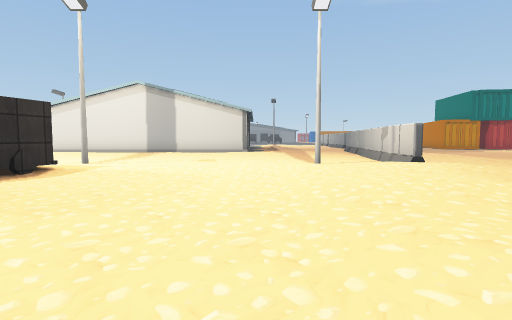
view 1 (above)

24 first-person views from a walk through a scene from a Unity 3-D project. The camera is 1.3 m above the floor, tilts 4° down and sees 80° across. The floor is counted in squares, 2 m on a side. Each view is taken from the middle of a square. On the plan, view 1 faces up. The plan holds only what a view shows up to about 10 squares ahead; the rest is blank. The place goes on beyond the plan. Some surface patterns are stand-ins.

view 2
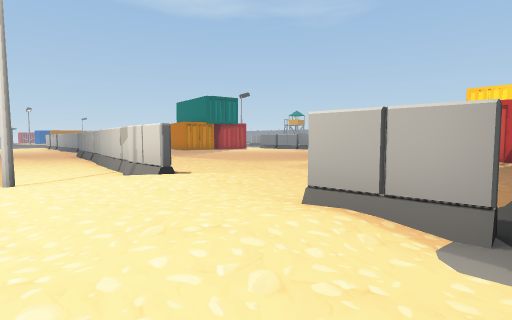

view 3
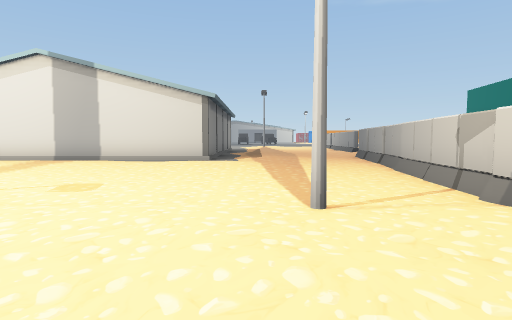

view 4
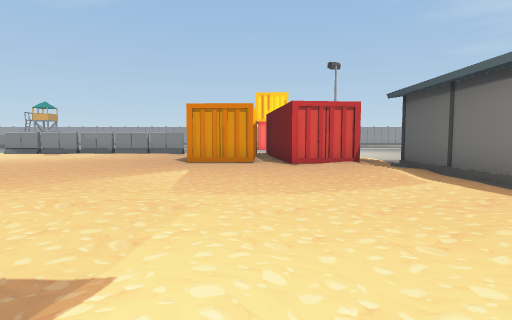

view 5
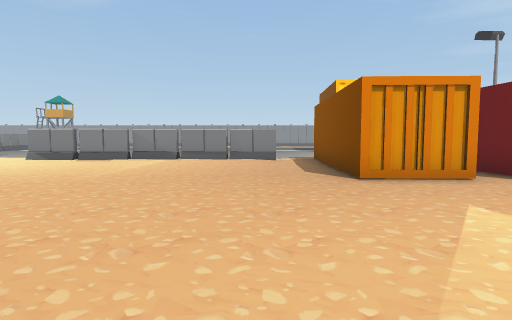

view 6
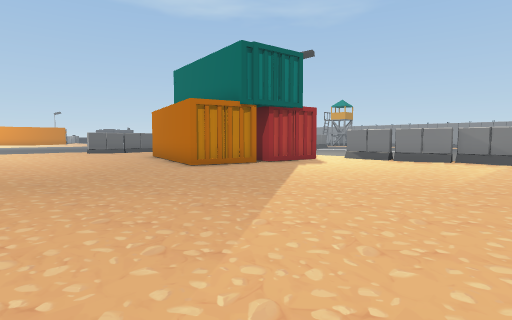

view 7
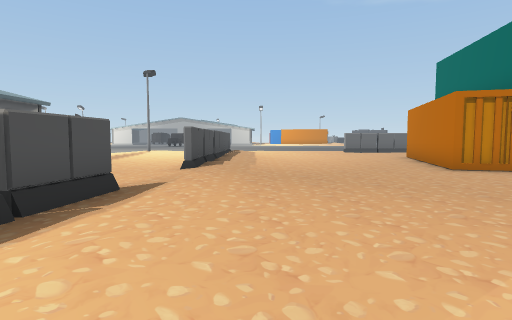

view 8
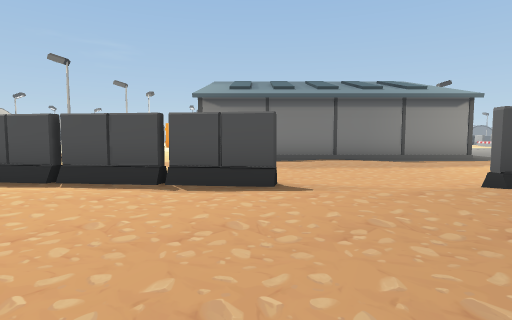

view 9
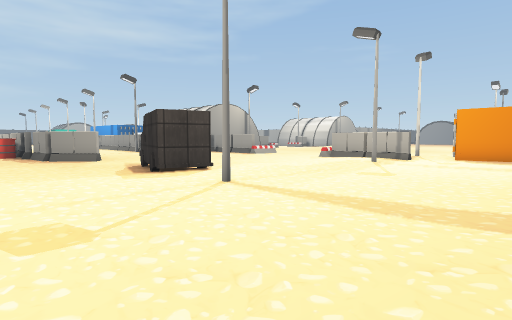

view 10
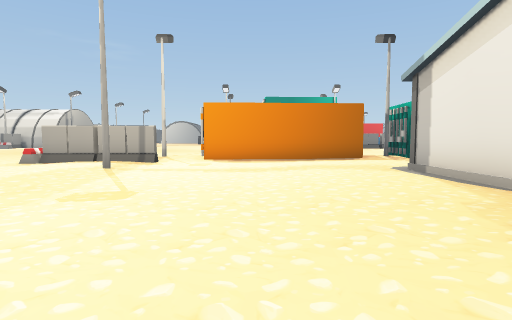

view 11
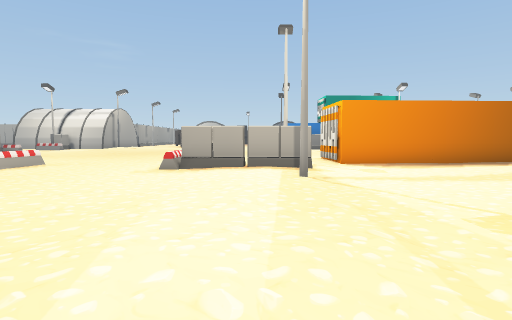

view 12
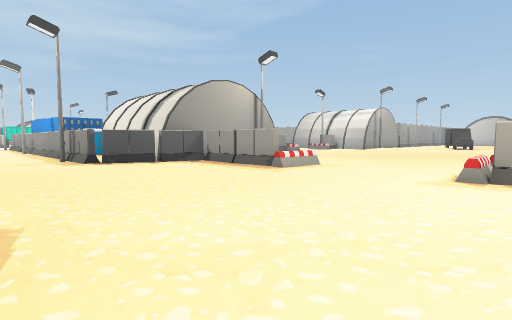

view 13
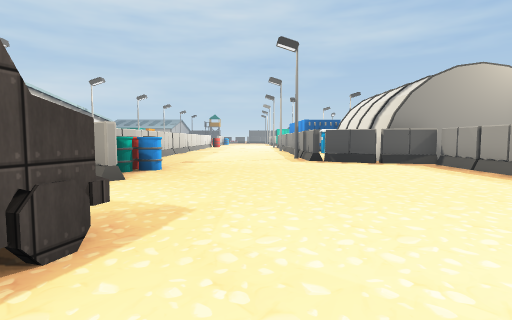

view 14
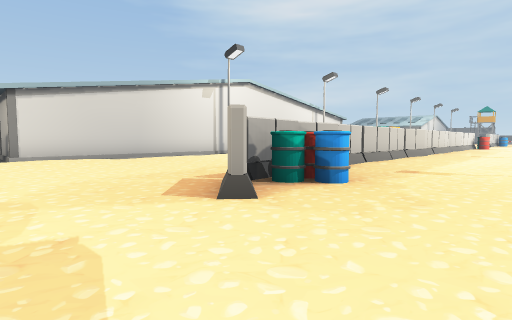

view 15
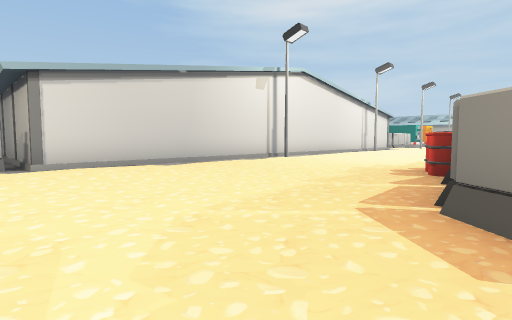

view 16
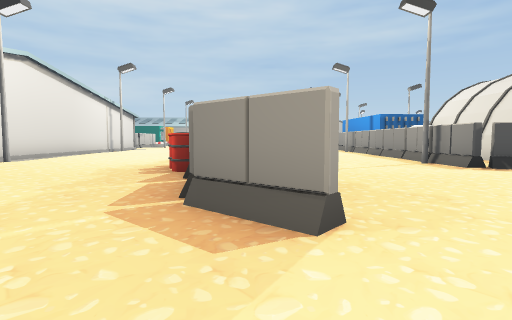

view 17
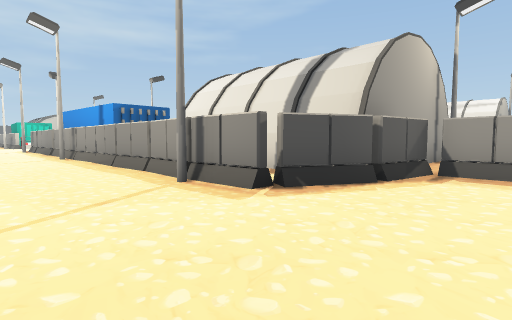

view 18
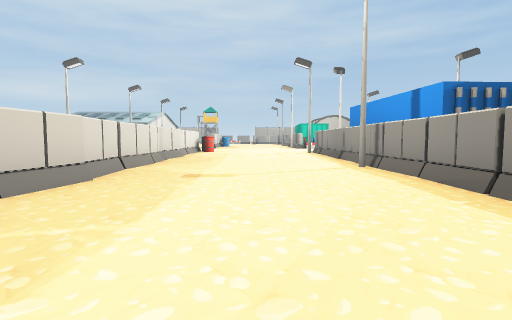

view 19
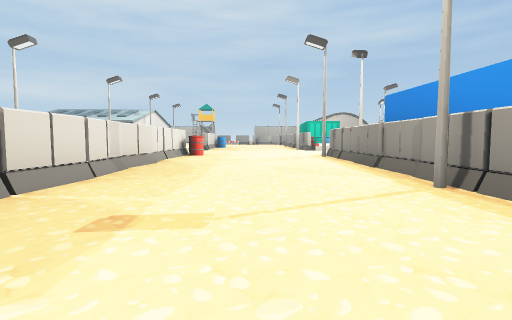

view 20
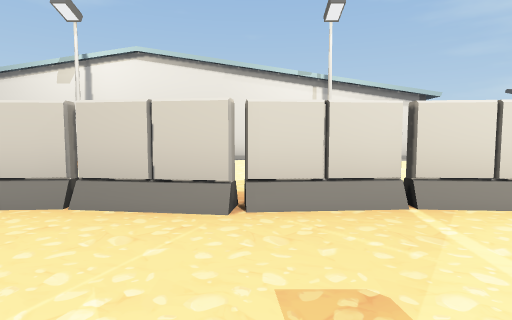

view 21
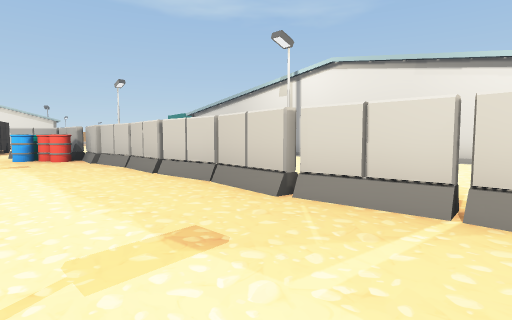

view 22
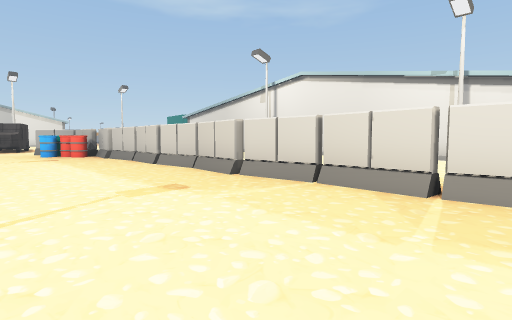

view 23
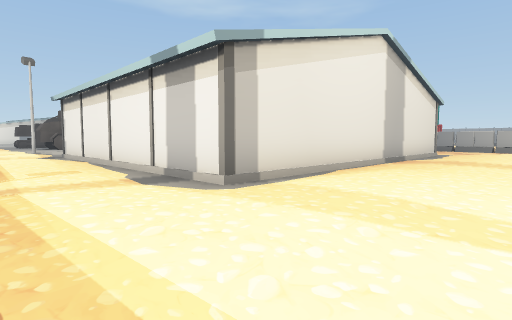

view 24
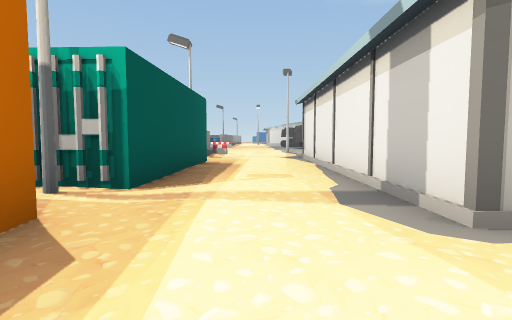

### Floor plan
Key: @ floor where view 1 was taken; # wall or solid block; x gap in a wall; . main floor; : floor 0.25 m higher than the main floor; / step, stairs or slope; O other object.
Columns run from 15 left of view 1 to 17 right of it. Each row starts with its distance up from view 1.
 22   ...#         #. .. O:.....
 21   .:.#         #.....O:....O O
 20  #.:.#         #.....O.....# O
 19  #.:.#         #.....O:....##O#
 18  #...#         #:....:/........O:
 17 ##...#         #.....:..........O
 16 #O...#         #  ..O:..........O
 15  x...#         #::..O...........O
 14  O...###########....O:..........O
 13  #...::::..:..:::...O:/.........O
 12  #...........::::..O. :.........O
 11  #.................O.: .........O
 10  #.................O./:.........O
  9 OO.................O.::..........
  8  ..O.#.....#.....#.O.:......#####
  7    O:::.::......:.:O::......#
  6    O....//#....././//.......#
  5  OOO......#....../.........###
  4 .........OO...../::O:/..:..#
  3 ................/:/O ::./:.#
  2 ................::##########
  1 ..OO.......O....::#
  0    O.......O...@/:#
 -1    O......OOO.....#
 -2    O.......OO...:.#
 -3 #..OOO......O...:.#
 -4   OOOOO.....OO....#
 -5     O.O.....O.....#
 -6     O O.....O ....#
 -7     O O.....O ....#
 -8     O O.....O     #
 -9       O.....O     #
-10       O.....O.....#
-11       O.....O.....#
-12      OO.....O.....#
-13       O.....O.... #
-14       O.....O     #
-15       O.....O     #
-16        .....

Where each view was taken, in squares from view 1:
view 1: 0 up, 0 right, facing up
view 2: 2 up, 1 right, facing up-right
view 3: 5 up, 1 right, facing up
view 4: 6 up, 3 right, facing right
view 5: 10 up, 7 right, facing right
view 6: 12 up, 7 right, facing up-right
view 7: 12 up, 7 right, facing up
view 8: 16 up, 9 right, facing left
view 9: 12 up, 1 left, facing down-left
view 10: 11 up, 4 left, facing left
view 11: 7 up, 5 left, facing left
view 12: 6 up, 6 left, facing down-left
view 13: 6 up, 7 left, facing down
view 14: 3 up, 7 left, facing down-right
view 15: 3 up, 4 left, facing down-right
view 16: 3 up, 4 left, facing down
view 17: 1 down, 6 left, facing down-left
view 18: 5 down, 6 left, facing down
view 19: 8 down, 6 left, facing down
view 20: 10 down, 6 left, facing right
view 21: 12 down, 6 left, facing up-right
view 22: 14 down, 7 left, facing up-right
view 23: 11 up, 13 left, facing up-right
view 24: 12 up, 12 left, facing up
